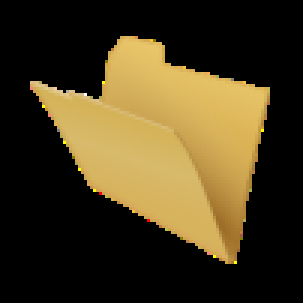
#> input picture PlantApp/Images/Folder.png, 101 x 101 px (shown 3 times larger)
$ python histogram.py ../PlantApp/Images/Folder.png ../PlantApp/Images/Folder.png
#> lines starting #> are read from the running program, lines starting #| are printed output that depends on the picture
import sys
import matplotlib.pyplot as plt
import skimage.io
import numpy as np


def main():
    if len(sys.argv) < 3:
        print("Uso: " + sys.argv[0] + " ruta_imagen" + "pos_vertical_line")
        return

    line = sys.argv[2]
    image = skimage.io.imread(fname=sys.argv[1], as_gray=True)
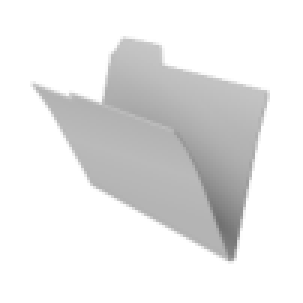
#> image: shape (101, 101) float64 (shown 3 times larger); min 0.447, max 1, mean 0.908
    plt.hist(image.flatten(), bins=128, range=[0,255], color='black')

    # plt.axvline(x=line)
    # plt.gca().set_ylim(0, 250000)# 350000)
    plt.gca().get_yaxis().set_visible(False)
    plt.show()
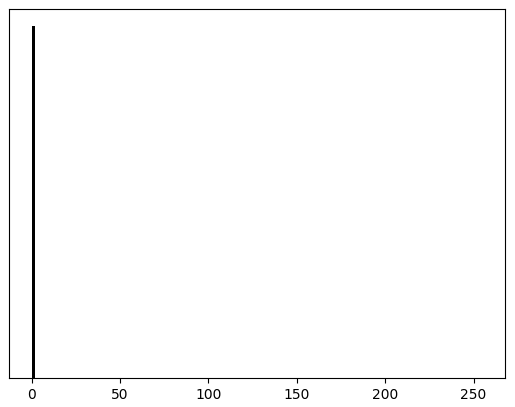
#> figure drawn by matplotlib, 1 panel; tallest bar 10201 high, from x = 0 to 1.99


if __name__ == "__main__":
    main()
